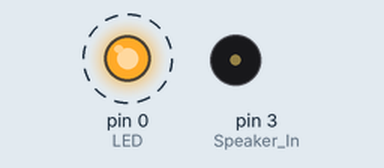
This sketch was run on a simulated Arduino Uno, built with avr-gcc and run on an emulated ATmega328P. On the bench: output pins drawn as LEDs (lit = HIGH), buzzer (waves = sounding). Dashed ring = blinking.

Above: at 0.05 s.
At 4.85 s:
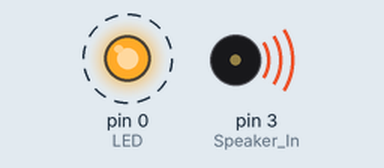
Timing chart, 0 to 5.2 s (numbered marks = the images above):
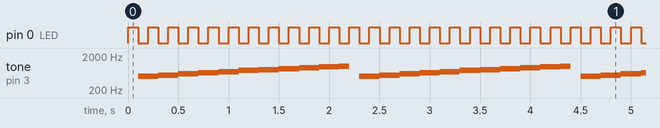

Measured:
- by itself, pin 0 (LED): alternates HIGH for 0.10 s and LOW for 0.10 s
- by itself, tone on pin 3 (Speaker_In): repeats every 2.2 s: 550 Hz 0.20 s, 600 Hz 0.20 s, 650 Hz 0.20 s, 700 Hz 0.20 s, 750 Hz 0.20 s, 800 Hz 0.20 s, 850 Hz 0.20 s, 900 Hz 0.20 s, 950 Hz 0.20 s, 1000 Hz 0.10 s, silent 0.10 s, 500 Hz 0.20 s

The sketch:

Speaker_Test.ino
```cpp
#define Speaker_In 3
#define LED 0

void setup() {
  pinMode(LED, OUTPUT);             // Set LED pin as output
  pinMode(Speaker_In, OUTPUT);      // Speaker output
}

void loop() {
  speakerSweepTest();
}

void speakerSweepTest() {
  for (int freq = 500; freq <= 1000; freq += 50) {
    digitalWrite(LED, HIGH);
    delay(100);
    tone(Speaker_In, freq);  // Output tone to speaker
    digitalWrite(LED, LOW);
    delay(100);
  }

  noTone(Speaker_In);  // Turn off speaker after sweep
}
```
